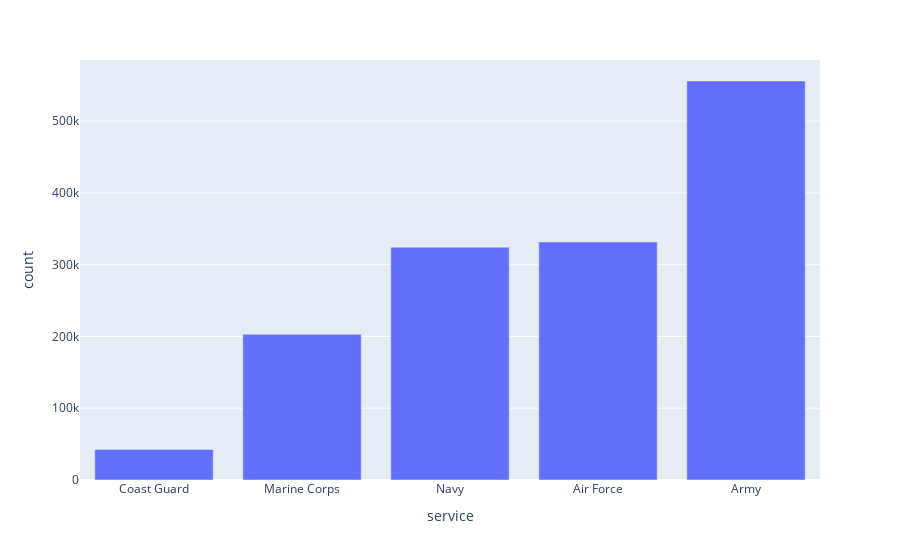
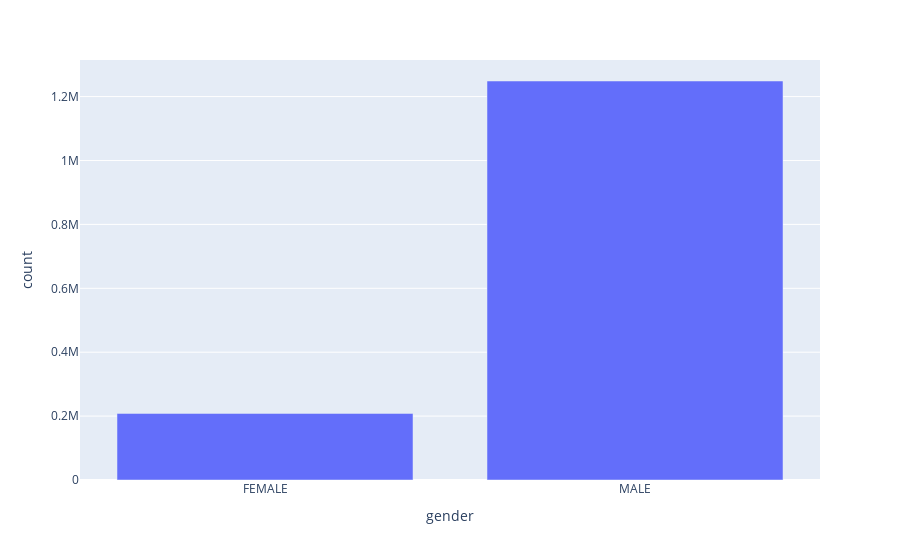
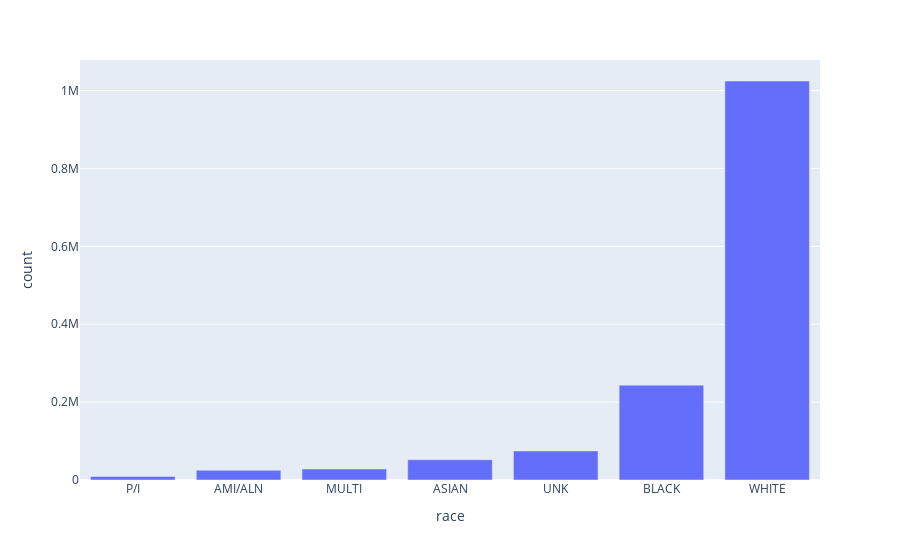
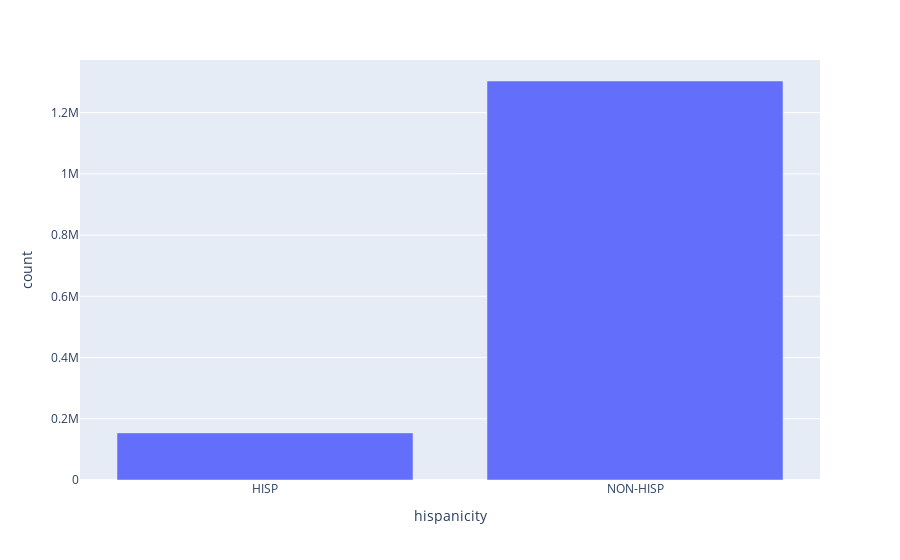

The notebook cell saved with these charts, in order:
### Code cell
# plotly bar graphs
for i in categoric_col:

    total_counts = dod_demographics.groupby(i).sum().reset_index().sort_values("count")
    fig = px.bar( total_counts,x = i, y = "count")
    fig.show()

### Figure 1 — Plotly figure (JSON) as saved in the notebook; plotly's stock layout.template omitted (floating-point values rounded to 4 significant figures)
{"data": [{"alignmentgroup": "True", "hovertemplate": "service=%{x}<br>count=%{y}<extra></extra>", "legendgroup": "", "marker": {"color": "#636efa", "pattern": {"shape": ""}}, "name": "", "offsetgroup": "", "orientation": "v", "showlegend": false, "textposition": "auto", "type": "bar", "x": ["Coast Guard", "Marine Corps", "Navy", "Air Force", "Army"], "xaxis": "x", "y": [42547, 202966, 324292, 331486, 555849], "yaxis": "y"}], "layout": {"autosize": true, "barmode": "relative", "legend": {"tracegroupgap": 0}, "margin": {"t": 60}, "xaxis": {"anchor": "y", "autorange": true, "domain": [0, 1], "range": [-0.5, 4.5], "title": {"text": "service"}, "type": "category"}, "yaxis": {"anchor": "x", "autorange": true, "domain": [0, 1], "range": [0, 585100.0], "title": {"text": "count"}, "type": "linear"}}}

### Figure 2 — Plotly figure (JSON) as saved in the notebook; plotly's stock layout.template omitted (floating-point values rounded to 4 significant figures)
{"data": [{"alignmentgroup": "True", "hovertemplate": "gender=%{x}<br>count=%{y}<extra></extra>", "legendgroup": "", "marker": {"color": "#636efa", "pattern": {"shape": ""}}, "name": "", "offsetgroup": "", "orientation": "v", "showlegend": false, "textposition": "auto", "type": "bar", "x": ["FEMALE", "MALE"], "xaxis": "x", "y": [208341, 1248799], "yaxis": "y"}], "layout": {"autosize": true, "barmode": "relative", "legend": {"tracegroupgap": 0}, "margin": {"t": 60}, "xaxis": {"anchor": "y", "autorange": true, "domain": [0, 1], "range": [-0.5, 1.5], "title": {"text": "gender"}, "type": "category"}, "yaxis": {"anchor": "x", "autorange": true, "domain": [0, 1], "range": [0, 1315000.0], "title": {"text": "count"}, "type": "linear"}}}

### Figure 3 — Plotly figure (JSON) as saved in the notebook; plotly's stock layout.template omitted (floating-point values rounded to 4 significant figures)
{"data": [{"alignmentgroup": "True", "hovertemplate": "race=%{x}<br>count=%{y}<extra></extra>", "legendgroup": "", "marker": {"color": "#636efa", "pattern": {"shape": ""}}, "name": "", "offsetgroup": "", "orientation": "v", "showlegend": false, "textposition": "auto", "type": "bar", "x": ["P/I", "AMI/ALN", "MULTI", "ASIAN", "UNK", "BLACK", "WHITE"], "xaxis": "x", "y": [8949, 25038, 28255, 52090, 74669, 243508, 1024631], "yaxis": "y"}], "layout": {"autosize": true, "barmode": "relative", "legend": {"tracegroupgap": 0}, "margin": {"t": 60}, "xaxis": {"anchor": "y", "autorange": true, "domain": [0, 1], "range": [-0.5, 6.5], "title": {"text": "race"}, "type": "category"}, "yaxis": {"anchor": "x", "autorange": true, "domain": [0, 1], "range": [0, 1079000.0], "title": {"text": "count"}, "type": "linear"}}}

### Figure 4 — Plotly figure (JSON) as saved in the notebook; plotly's stock layout.template omitted (floating-point values rounded to 4 significant figures)
{"data": [{"alignmentgroup": "True", "hovertemplate": "hispanicity=%{x}<br>count=%{y}<extra></extra>", "legendgroup": "", "marker": {"color": "#636efa", "pattern": {"shape": ""}}, "name": "", "offsetgroup": "", "orientation": "v", "showlegend": false, "textposition": "auto", "type": "bar", "x": ["HISP", "NON-HISP"], "xaxis": "x", "y": [153808, 1303332], "yaxis": "y"}], "layout": {"autosize": true, "barmode": "relative", "legend": {"tracegroupgap": 0}, "margin": {"t": 60}, "xaxis": {"anchor": "y", "autorange": true, "domain": [0, 1], "range": [-0.5, 1.5], "title": {"text": "hispanicity"}, "type": "category"}, "yaxis": {"anchor": "x", "autorange": true, "domain": [0, 1], "range": [0, 1372000.0], "title": {"text": "count"}, "type": "linear"}}}
